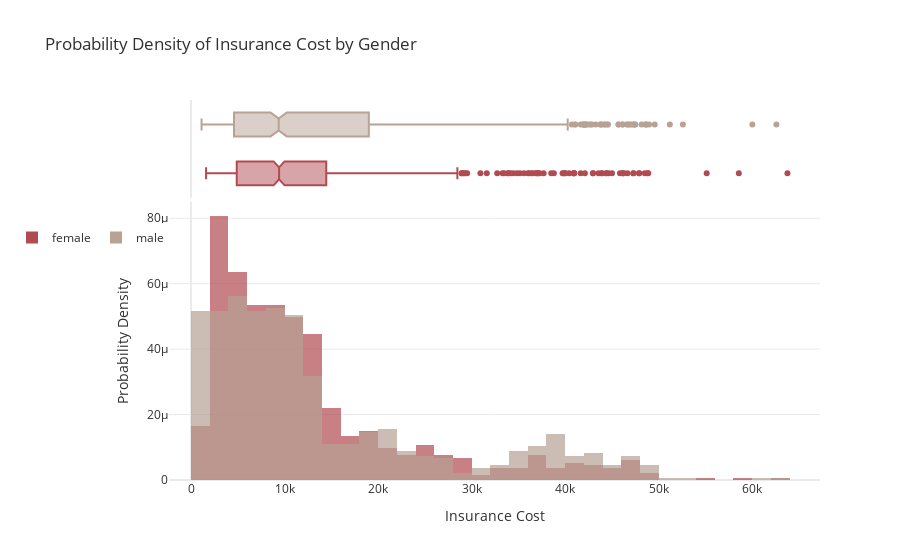

This figure's notebook cell:
### Code cell
fig=px.histogram(insurance_df, x='charges', color='sex', opacity=0.7, barmode='overlay',
                 histnorm='probability density', marginal='box', 
                 title="Probability Density of Insurance Cost by Gender",
                 color_discrete_sequence=['#B14B51','#B7A294']) 
fig.update_layout(font_color="#303030", xaxis_title='Insurance Cost',
                  yaxis=dict(title='Probability Density', gridcolor='#EAEAEA', zerolinecolor='#EAEAEA'),
                  legend=dict(orientation="h", yanchor="bottom", y=0.6, xanchor="right", x=0, title=""))
fig.update_xaxes(showgrid=False, zerolinecolor='#EAEAEA')
fig.show()

fig.write_html("histogram_cost and gender.html")

### Figure 1 — Plotly figure (JSON) as saved in the notebook; plotly's stock layout.template omitted (floating-point values rounded to 4 significant figures; data arrays with more than 128 entries replaced by an {"elided": "..."} marker saying what was removed)
{"data": [{"alignmentgroup": "True", "bingroup": "x", "histnorm": "probability density", "hovertemplate": "sex=female<br>charges=%{x}<br>probability density=%{y}<extra></extra>", "legendgroup": "female", "marker": {"color": "#B14B51", "opacity": 0.7, "pattern": {"shape": ""}}, "name": "female", "offsetgroup": "female", "orientation": "v", "showlegend": true, "type": "histogram", "x": {"elided": "662 float values"}, "xaxis": "x", "yaxis": "y"}, {"alignmentgroup": "True", "hovertemplate": "sex=female<br>charges=%{x}<extra></extra>", "legendgroup": "female", "marker": {"color": "#B14B51"}, "name": "female", "notched": true, "offsetgroup": "female", "showlegend": false, "type": "box", "x": {"elided": "662 float values"}, "xaxis": "x2", "yaxis": "y2"}, {"alignmentgroup": "True", "bingroup": "x", "histnorm": "probability density", "hovertemplate": "sex=male<br>charges=%{x}<br>probability density=%{y}<extra></extra>", "legendgroup": "male", "marker": {"color": "#B7A294", "opacity": 0.7, "pattern": {"shape": ""}}, "name": "male", "offsetgroup": "male", "orientation": "v", "showlegend": true, "type": "histogram", "x": {"elided": "676 float values"}, "xaxis": "x", "yaxis": "y"}, {"alignmentgroup": "True", "hovertemplate": "sex=male<br>charges=%{x}<extra></extra>", "legendgroup": "male", "marker": {"color": "#B7A294"}, "name": "male", "notched": true, "offsetgroup": "male", "showlegend": false, "type": "box", "x": {"elided": "676 float values"}, "xaxis": "x2", "yaxis": "y2"}], "layout": {"barmode": "overlay", "font": {"color": "#303030"}, "legend": {"orientation": "h", "title": {"text": ""}, "tracegroupgap": 0, "x": 0, "xanchor": "right", "y": 0.6, "yanchor": "bottom"}, "title": {"text": "Probability Density of Insurance Cost by Gender"}, "xaxis": {"anchor": "y", "domain": [0, 1], "showgrid": false, "title": {"text": "Insurance Cost"}, "zerolinecolor": "#EAEAEA"}, "xaxis2": {"anchor": "y2", "domain": [0, 1], "matches": "x", "showgrid": false, "showticklabels": false, "zerolinecolor": "#EAEAEA"}, "yaxis": {"anchor": "x", "domain": [0, 0.7326], "gridcolor": "#EAEAEA", "title": {"text": "Probability Density"}, "zerolinecolor": "#EAEAEA"}, "yaxis2": {"anchor": "x2", "domain": [0.7426, 1], "matches": "y2", "showgrid": false, "showline": false, "showticklabels": false, "ticks": ""}}}
